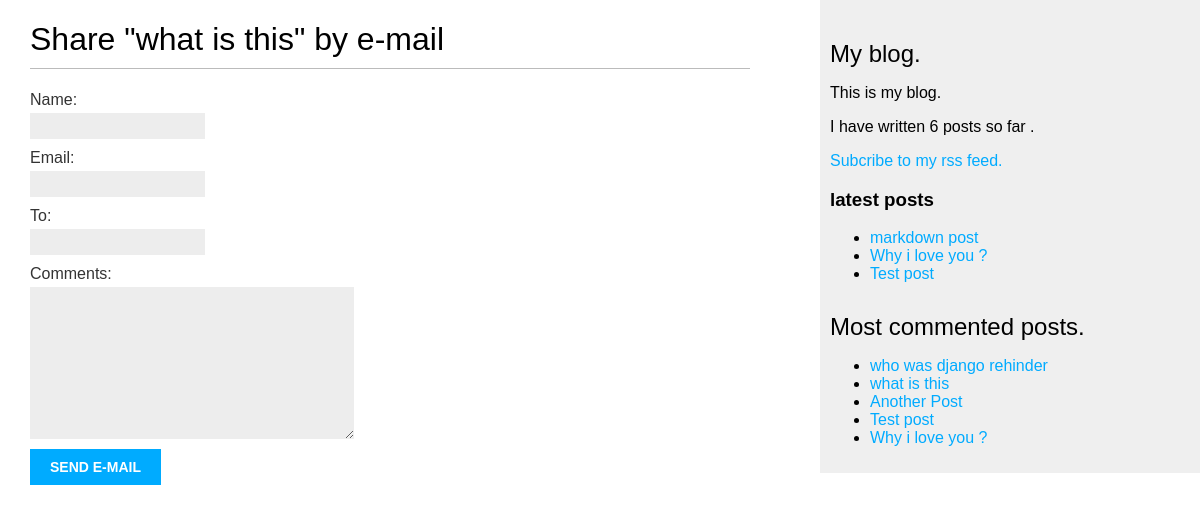
Before: /blog/3/share with the older database file.
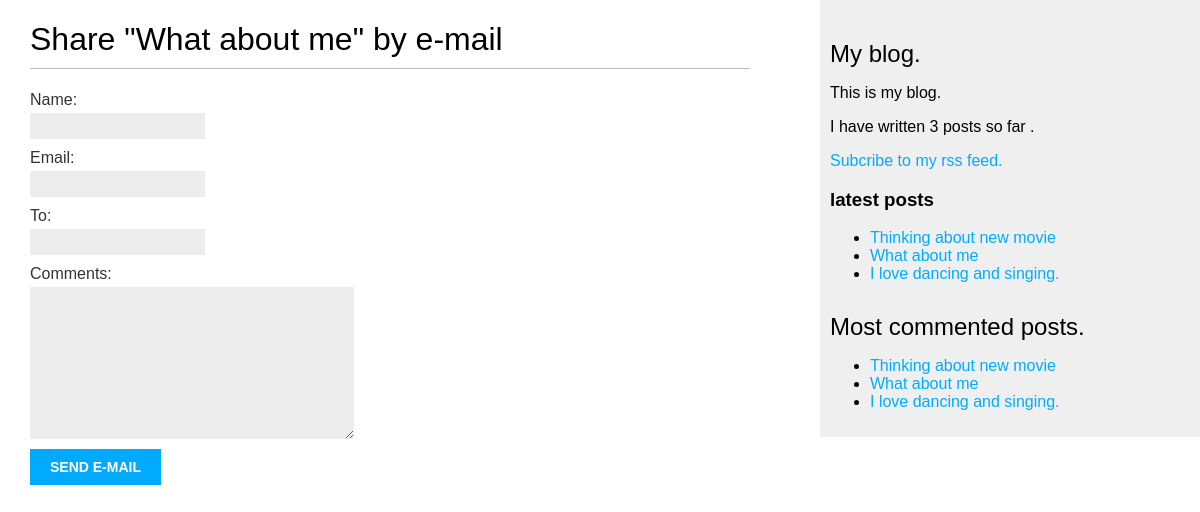
After: the same page with the newer database file.
### blog/models.py (models this page shows, shortened)
class Post(models.Model):
    class Status(models.TextChoices):
        DRAFT = 'DF','draft'
        PUBLISHED = 'PB','Published'
    title = models.CharField(max_length=250)
    slug = models.SlugField(max_length=250,
                            unique='publish')
    author = models.ForeignKey(User,
                               on_delete=models.CASCADE,
                               related_name='blog_posts')
    body = models.TextField()
    publish = models.DateTimeField(default=timezone.now())
    created = models.DateTimeField(auto_now_add=True)
    updated = models.DateTimeField(auto_now=True)
    tags = TaggableManager()
    status = models.CharField(
        max_length=2,
        choices=Status.choices,
        default=Status.DRAFT
    )
    objects = models.Manager() # default manager
    published = PublishedManager() # custom manager
    class Meta:
        ordering = ['-publish']
        indexes = [
            models.Index(fields=['-publish']),
        ]
    def get_absolute_url(self):
        return reverse('blog:post_detail',args=[self.publish.year,
                                                self.publish.month,
                                                self.publish.day,
                                                self.slug
                                                ])

### blog/views.py (the view)
# urls.py: path('<int:post_id>/share',views.post_share,
def post_share(request,post_id):
    post = get_object_or_404(
        Post,
        id = post_id,
        status = Post.Status.PUBLISHED
    )
    sent = False
    if request.method == 'POST':
        form = EmailPostForm(request.POST)
        if form.is_valid():
            cd = form.cleaned_data
            post_url = request.build_absolute_uri(
                post.get_absolute_url()
            )
            subject = f"{cd['name']} recommends you read " \
                f"{post.title}"
            message = f"Read {post.title} at {post_url}\n\n" \
                      f"{cd['name']}\'s comments: {cd['comments']}"
            send_mail(subject, message, 'your_account@gmail.com',[cd['to']])
            sent = True
    else:
        form = EmailPostForm()
    return render(request,
                  'blog/post/share.html',
                  {
                      'post':post,
                      'form':form,
                      'sent':sent
                  }
                  )

### blog/forms.py
class EmailPostForm(forms.Form):
    name = forms.CharField(max_length=25)
    email = forms.EmailField()
    to = forms.EmailField()
    comments = forms.CharField(
        required=False,
        widget=forms.Textarea)

### blog/models.py (called while the page is built)
    def get_queryset(self):
        return super().get_queryset().filter(status=Post.Status.PUBLISHED)

### blog/templatetags/blog_tags.py (called while the page is built)
@register.simple_tag
def total_posts():
    return Post.published.count()

@register.inclusion_tag('blog/post/latest_posts.html')
def show_latest_posts(count=5):
    latest_posts = Post.published.order_by('-publish')[:count]
    return {
        'latest_posts' : latest_posts
    }

@register.simple_tag
def get_most_commented_post(count=5):
    return Post.published.annotate(
        total_comments=Count('comments')
    ).order_by('-total_comments')[:count]

### blog/templates/blog/post/share.html (shortened to what this page needs)
{% extends "blog/base.html" %}
{% block content %}
   {% if sent %}
       <h1>E-mail successfully sent</h1>
        <p>
         "{{ post.title }}" was successfully sent to {{ form.cleaned_data.to }}.
        </p>
    {% else %}
        <h1>Share "{{ post.title }}" by e-mail</h1>
    <form method="post">
       {{ form.as_p }}
          <input type="submit" value="Send e-mail">
     </form>
{% endif %}
{% endblock %}

### blog/templates/blog/base.html (shortened to what this page needs)
{% load blog_tags %}
{% load static %}
<!DOCTYPE html>
<html>
    <head>
        <link href="{% static "css/blog.css" %}" rel="stylesheet">
    </head>
    <body>
       <div id="content">
         {% block content %}
         {% endblock %}
       </div>
       <div id="sidebar">
         <h2>My blog.</h2>
         <p>This is my blog.</p>
         I have written {% total_posts %} posts so far .
         <p>
         <a href="{% url 'blog:post_feed' %}">Subcribe to my rss feed.
         </a>
         </p>
         <h3>latest posts</h3>
         {% show_latest_posts 3%}
         <h2>Most commented posts.</h2>
         {% get_most_commented_post as commented_post %}
         <ul>
           {% for post in commented_post %}
             <li>
               <a href="{{ post.get_absolute_post  }}">{{post.title}}</a>
             </li>
           {% endfor %}
         </ul>
       </div>
    </body>
</html>

### blog/templates/blog/post/latest_posts.html
<ul>
  {% for post in latest_posts %}
    <li>
       <a href="{{ post.get_absolute_url }}">{{ post.title}}</a>
    </li>
  {% endfor %}
</ul>

Changed rows visible on the page:
removed Post: title "markdown post", shown under "latest posts"
removed Post: title "Why i love you ?"
no longer on this page (row edited): Post: title "Test post"
no longer on this page (row edited): Post: title "who was django rehinder", shown under "Most commented posts."
removed Post: title "Another Post", shown under "Most commented posts."
now on one of the page's lists (row edited): Post: title "What about me"
changed Post: title "what is this" → "What about me"
added Post: title "Thinking about new movie"
added Post: title "I love dancing and singing."
Other visible differences:
text no longer shown: "6"
text now shown: "3"
